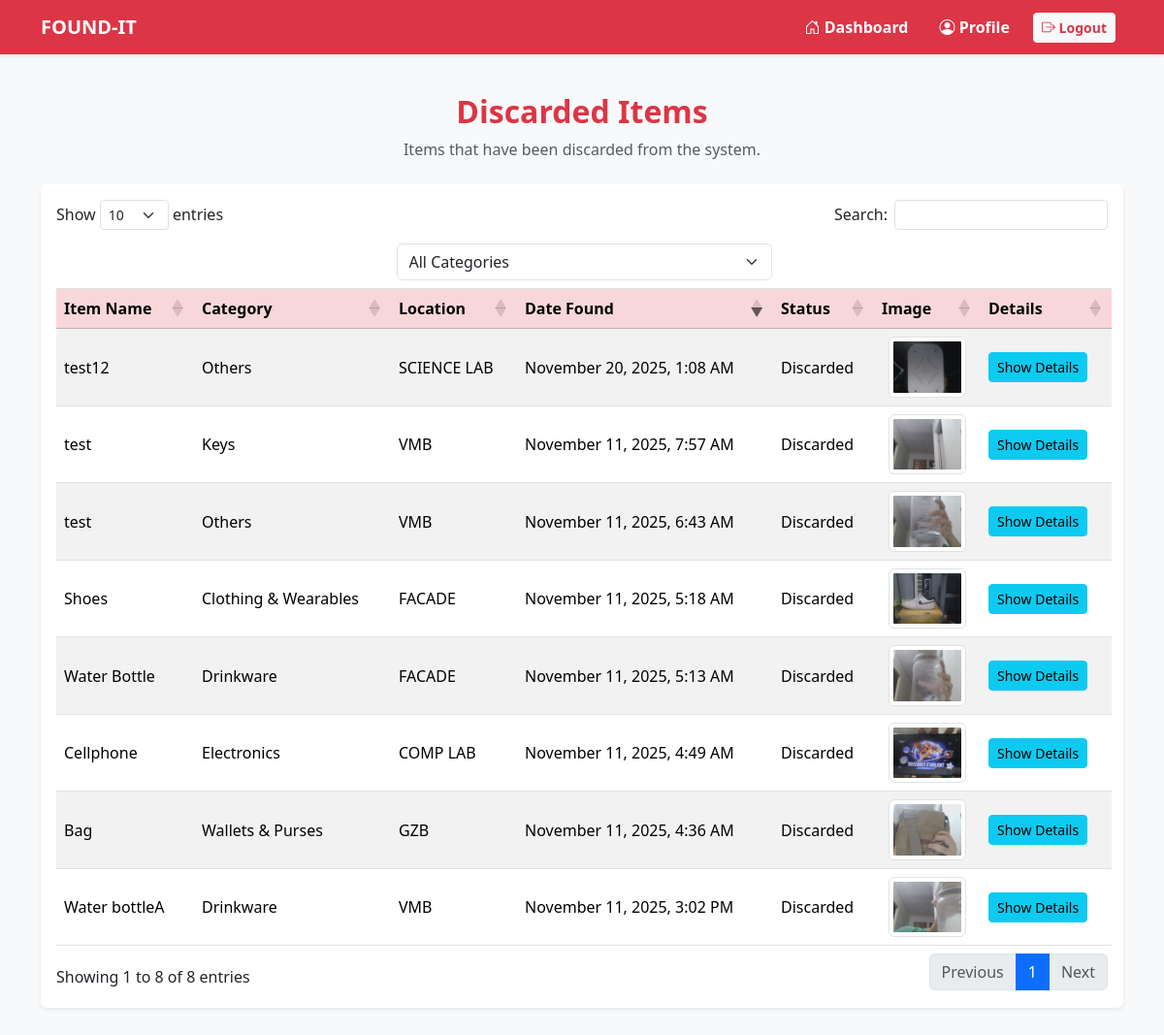
Page /dashboard/item_decay.php (signed in) on the committed database.
### tables this page shows
CREATE TABLE `decayed_table` (
  `fnd_id` int(10) UNSIGNED NOT NULL,
  `fnd_name` varchar(255) NOT NULL,
  `fnd_desc` text DEFAULT NULL,
  `location_id` int(10) UNSIGNED NOT NULL,
  `fnd_datetime` datetime NOT NULL,
  `user_id` int(10) UNSIGNED NOT NULL,
  `image_path` varchar(255) DEFAULT NULL,
  `category_id` int(10) UNSIGNED NOT NULL,
  `fnd_status` enum('unclaimed','claimed','discarded') NOT NULL DEFAULT 'unclaimed'
);

CREATE TABLE `item_category` (
  `category_id` int(10) UNSIGNED NOT NULL,
  `category_name` varchar(255) NOT NULL
);

CREATE TABLE `location_table` (
  `location_id` int(10) UNSIGNED NOT NULL,
  `location_name` varchar(255) NOT NULL
);

### dashboard/item_decay.php (the view, shortened to what this page needs)
<?php
$database = new Database();
$conn = $database->getConnect();
$query = "
    SELECT d.fnd_id, d.fnd_name, d.fnd_desc, d.fnd_datetime, d.fnd_status, d.image_path, c.category_name, l.location_name
    FROM decayed_table d
    INNER JOIN item_category c ON d.category_id = c.category_id
    INNER JOIN location_table l ON d.location_id = l.location_id
    WHERE d.fnd_status = 'discarded'
    ORDER BY d.fnd_datetime DESC
";
$stmt = $conn->prepare($query);
$stmt->execute();
$decayed_items = $stmt->fetchAll(PDO::FETCH_ASSOC);
?>
<!DOCTYPE html>
<html lang="en">
<head>
<?php include '../imports.php'; ?>
<link rel="stylesheet" href="https://cdn.datatables.net/1.13.6/css/dataTables.bootstrap5.min.css">
</head>
<body class="bg-light">
<nav class="navbar navbar-expand-lg navbar-dark bg-danger shadow-sm fixed-top">
  <div class="container">
    <a class="navbar-brand fw-bold" href="#">FOUND-IT</a>
    <div class="collapse navbar-collapse justify-content-end" id="navbarNav">
      <ul class="navbar-nav align-items-center">
        <li class="nav-item mx-2">
          <a class="nav-link text-white fw-semibold" href="user_dashboard.php">
            <i class="bi bi-house-door"></i> Dashboard
          </a>
        </li>
        <li class="nav-item mx-2">
          <a class="nav-link text-white fw-semibold" href="profile.php">
            <i class="bi bi-person-circle"></i> Profile
          </a>
        </li>
        <li class="nav-item mx-2">
          <a class="btn btn-light btn-sm fw-semibold text-danger" href="../accounts/logout.php">
            <i class="bi bi-box-arrow-right"></i> Logout
          </a>
        </li>
      </ul>
    </div>
  </div>
</nav>
<div class="container py-5 mt-5">
  <div class="text-center mb-4">
    <h2 class="fw-bold text-danger">Discarded Items</h2>
    <p class="text-muted">Items that have been discarded from the system.</p>
  </div>
  <div class="table-responsive bg-white p-3 shadow-sm rounded">
    <table id="decayedTable" class="table table-striped table-hover align-middle">
      <thead>
        <tr>
          <th colspan="7" class="bg-white">
            <div class="d-flex justify-content-center flex-wrap align-items-center gap-2">
              <select id="categoryFilter" class="form-select w-auto">
                <option value="">All Categories</option>
              </select>
            </div>
          </th>
        </tr>
        <tr class="table-danger">
          <th>Item Name</th>
          <th>Category</th>
          <th>Location</th>
          <th>Date Found</th>
          <th>Status</th>
          <th>Image</th>
          <th>Details</th>
        </tr>
      </thead>
      <tbody>
        <?php foreach ($decayed_items as $item): ?>
          <?php
              $thumb = (!empty($item['image_path']) && file_exists('../' . $item['image_path']))
                       ? '../' . $item['image_path']
                       : '../uploads/placeholder.png';
          ?>
          <tr>
            <td><?= htmlspecialchars($item['fnd_name']) ?></td>
            <td><?= htmlspecialchars($item['category_name']) ?></td>
            <td><?= htmlspecialchars($item['location_name']) ?></td>
            <td><?= date("F j, Y, g:i A", strtotime($item['fnd_datetime'])) ?></td>
            <td><?= ucfirst($item['fnd_status']) ?></td>
            <td class="text-center">
              <img src="<?= htmlspecialchars($thumb) ?>" class="img-thumbnail discard-img" style="max-width:80px; max-height:80px; cursor:pointer;">
            </td>
            <td>
              <button class="btn btn-sm btn-info showDiscardBtn" data-id="<?= $item['fnd_id'] ?>">
                Show Details
              </button>
            </td>
          </tr>
        <?php endforeach; ?>
      </tbody>
    </table>
  </div>
</div>
</body>
</html>

### imports.php (shortened to what this page needs)
<link href="https://cdn.jsdelivr.net/npm/bootstrap@5.3.8/dist/css/bootstrap.min.css" rel="stylesheet">
<link href="https://cdn.jsdelivr.net/npm/bootstrap-icons@1.11.1/font/bootstrap-icons.css" rel="stylesheet">
<link rel="stylesheet" type="text/css" href="css/styles.css">

### rows in the picture
decayed_table: fnd_name "test12", category.category_name "Others", location.location_name "SCIENCE LAB", fnd_datetime "November 20, 2025, 1:08 AM", fnd_status "Discarded", image_path (picture)
decayed_table: fnd_name "Water bottleA", category.category_name "Drinkware", location.location_name "VMB", fnd_datetime "November 11, 2025, 3:02 PM", fnd_status "Discarded", image_path (picture)
decayed_table: fnd_name "test", category.category_name "Keys", location.location_name "VMB", fnd_datetime "November 11, 2025, 7:57 AM", fnd_status "Discarded", image_path (picture)
decayed_table: fnd_name "test", category.category_name "Others", location.location_name "VMB", fnd_datetime "November 11, 2025, 6:43 AM", fnd_status "Discarded", image_path (picture)
decayed_table: fnd_name "Shoes", category.category_name "Clothing & Wearables", location.location_name "FACADE", fnd_datetime "November 11, 2025, 5:18 AM", fnd_status "Discarded", image_path (picture)
decayed_table: fnd_name "Water Bottle", category.category_name "Drinkware", location.location_name "FACADE", fnd_datetime "November 11, 2025, 5:13 AM", fnd_status "Discarded", image_path (picture)
decayed_table: fnd_name "Cellphone", category.category_name "Electronics", location.location_name "COMP LAB", fnd_datetime "November 11, 2025, 4:49 AM", fnd_status "Discarded", image_path (picture)
decayed_table: fnd_name "Bag", category.category_name "Wallets & Purses", location.location_name "GZB", fnd_datetime "November 11, 2025, 4:36 AM", fnd_status "Discarded", image_path (picture)
